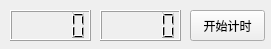
<?xml version="1.0" encoding="UTF-8"?>
<ui version="4.0">
 <class>MainWindow</class>
 <widget class="QMainWindow" name="MainWindow">
  <property name="geometry">
   <rect>
    <x>0</x>
    <y>0</y>
    <width>271</width>
    <height>49</height>
   </rect>
  </property>
  <property name="windowTitle">
   <string>TomatoClock</string>
  </property>
  <widget class="QWidget" name="centralWidget">
   <widget class="QLCDNumber" name="lcdMinTimer">
    <property name="geometry">
     <rect>
      <x>10</x>
      <y>10</y>
      <width>81</width>
      <height>31</height>
     </rect>
    </property>
   </widget>
   <widget class="QLCDNumber" name="lcdSecTimer">
    <property name="geometry">
     <rect>
      <x>100</x>
      <y>10</y>
      <width>81</width>
      <height>31</height>
     </rect>
    </property>
   </widget>
   <widget class="QPushButton" name="pushButton">
    <property name="geometry">
     <rect>
      <x>190</x>
      <y>10</y>
      <width>75</width>
      <height>31</height>
     </rect>
    </property>
    <property name="text">
     <string>开始计时</string>
    </property>
   </widget>
  </widget>
 </widget>
 <layoutdefault spacing="6" margin="11"/>
 <resources/>
 <connections/>
</ui>
